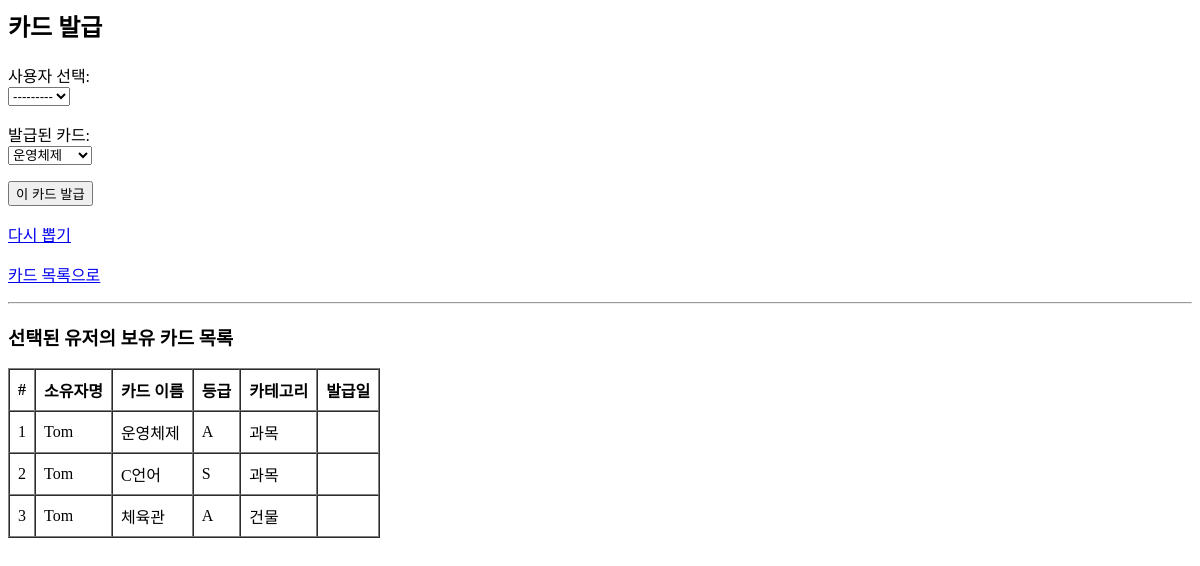
/cards/draw/, run on an earlier commit of the app's database.
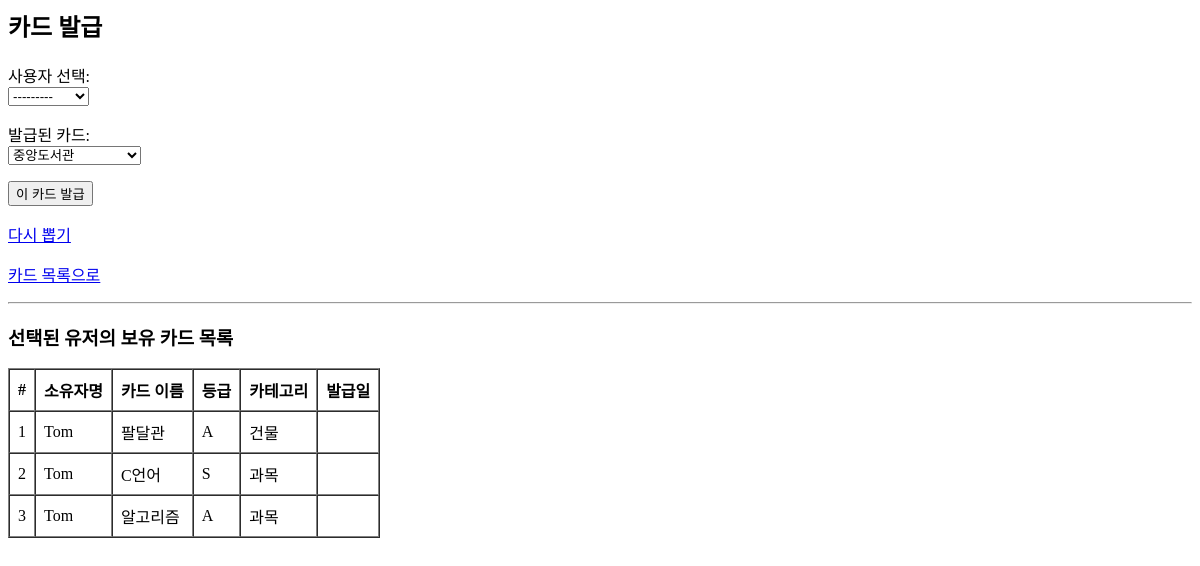
And on a later commit of the database.
### cards/models.py (models this page shows, shortened)
class CreatedCard(models.Model):
    card = models.ForeignKey(Card, on_delete=models.SET_NULL, null=True, blank=True)
    owner = models.ForeignKey(User, on_delete=models.SET_NULL, null=True, blank=True)
    trade_info = models.TextField(blank=True, null=True)
    created_at = models.DateTimeField(auto_now_add=True)
    deleted_at = models.DateTimeField(null=True, blank=True)

class Card(models.Model):
    name = models.CharField(max_length=100)
    category = models.ForeignKey(Category, on_delete=models.SET_NULL, null=True, blank=True)
    description = models.TextField()
    image_url = models.ImageField(upload_to='card_images/')
    grade = models.ForeignKey(Grade, on_delete=models.SET_NULL, null=True, blank=True)
    def __str__(self):
        return self.name

class Category(models.Model):
    name = models.CharField(max_length=50)
    Year = models.CharField(max_length=4)
    def __str__(self):
        return self.name

class User(AbstractBaseUser, PermissionsMixin):
    username = models.CharField(max_length=50, unique=True)
    name = models.CharField(max_length=50)
    role = models.CharField(max_length=20, default='user')
    is_active = models.BooleanField(default=True)
    is_staff = models.BooleanField(default=False)
    objects = UserManager()
    USERNAME_FIELD = 'username'
    REQUIRED_FIELDS = ['name']
    def __str__(self):
        return self.username

class Grade(models.Model):
    name = models.CharField(max_length=50)
    def __str__(self):
        return self.name

### cards/views.py (the view)
# urls.py: path('draw/', views.draw_card, name='draw_card'),
def draw_card(request):
    users = User.objects.all()
    card = None
    selected_user_id = None
    if request.method == 'POST':
        form = DrawCardForm(request.POST)
        if form.is_valid():
            form.save()
            return redirect('draw_card')
    else:
        card = random.choice(Card.objects.all())
        form = DrawCardForm(initial={'card': card})
    users = User.objects.all()
    if not selected_user_id:
        selected_user_id = form.initial.get('owner') or users.first().id
    my_cards = CreatedCard.objects.filter(owner_id=selected_user_id).select_related('card')
    return render(request, 'cards/draw_card.html', {
        'form': form,
        'card': card,
        'my_cards': my_cards,
        'users': users
    })

### cards/forms.py
class DrawCardForm(forms.ModelForm):
    class Meta:
        model = CreatedCard
        fields = ['card', 'owner', 'trade_info'] #, 'created_at', 'deleted_at']

### cards/templates/cards/draw_card.html (shortened to what this page needs)
<h2>카드 발급</h2>
<form method="post">
    <p>
      <label for="id_owner">사용자 선택:</label><br>
      {{ form.owner }}
    </p>
    <p>
      <label>발급된 카드:</label><br>
      {{ form.card }}
    </p>
    <button type="submit">이 카드 발급</button>
</form>
<p><a href="{% url 'draw_card' %}">다시 뽑기</a></p>
<p><a href="{% url 'card_list' %}">카드 목록으로</a></p>
<hr>
<h3>선택된 유저의 보유 카드 목록</h3>
<table border="1" cellpadding="8" cellspacing="0">
  <thead>
    <tr>
      <th>#</th>
      <th>소유자명</th>
      <th>카드 이름</th>
      <th>등급</th>
      <th>카테고리</th>
      <th>발급일</th>
    </tr>
  </thead>
  <tbody>
    {% for uc in my_cards %}
      <tr>
        <td>{{ forloop.counter }}</td>
        <td>{{ uc.owner.username }}</td>
        <td>{{ uc.card.name }}</td>
        <td>{{ uc.card.grade }}</td>
        <td>{{ uc.card.category }}</td>
        <td>{{ uc.acquired_at|date:"Y-m-d H:i" }}</td>
      </tr>
    {% empty %}
      <tr><td colspan="5">보유 카드 없음</td></tr>
    {% endfor %}
  </tbody>
</table>

What changed in the data, as far as the page shows it:
changed through a linked row, CreatedCard: card.name "운영체제" → "팔달관"; card.category "과목" → "건물"
changed through a linked row, CreatedCard: card.name "체육관" → "알고리즘"; card.category "건물" → "과목"
Also different on the page:
form field card: "운영체제" → "중앙도서관"
